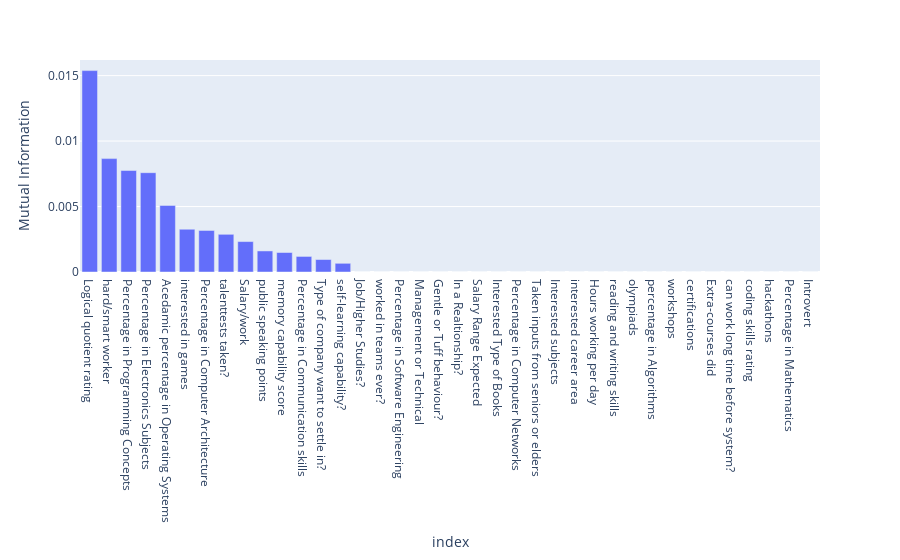

Here is the notebook cell this chart was saved with:
### Code cell
fig =px.bar(mutual_info_dataframe, x=mutual_info_dataframe.index,y='Mutual Information')
fig.show()

### Figure 1 — Plotly figure (JSON) as saved in the notebook; plotly's stock layout.template omitted (floating-point values rounded to 4 significant figures)
{"data": [{"alignmentgroup": "True", "hovertemplate": "index=%{x}<br>Mutual Information=%{y}<extra></extra>", "legendgroup": "", "marker": {"color": "#636efa", "pattern": {"shape": ""}}, "name": "", "offsetgroup": "", "orientation": "v", "showlegend": false, "textposition": "auto", "type": "bar", "x": ["Logical quotient rating", "hard/smart worker", "Percentage in Programming Concepts", "Percentage in Electronics Subjects", "Acedamic percentage in Operating Systems", "interested in games", "Percentage in Computer Architecture", "talenttests taken?", "Salary/work", "public speaking points", "memory capability score", "Percentage in Communication skills", "Type of company want to settle in?", "self-learning capability?", "Job/Higher Studies?", "worked in teams ever?", "Percentage in Software Engineering", "Management or Technical", "Gentle or Tuff behaviour?", "In a Realtionship?", "Salary Range Expected", "Interested Type of Books", "Percentage in Computer Networks", "Taken inputs from seniors or elders", "Interested subjects", "interested career area ", "Hours working per day", "reading and writing skills", "olympiads", "percentage in Algorithms", "workshops", "certifications", "Extra-courses did", "can work long time before system?", "coding skills rating", "hackathons", "Percentage in Mathematics", "Introvert"], "xaxis": "x", "y": [0.01538, 0.008659, 0.00775, 0.007586, 0.005084, 0.003266, 0.003172, 0.002879, 0.002324, 0.001608, 0.001489, 0.001189, 0.0009528, 0.0006638, 0, 0, 0, 0, 0, 0, 0, 0, 0, 0, 0, 0, 0, 0, 0, 0, 0, 0, 0, 0, 0, 0, 0, 0], "yaxis": "y"}], "layout": {"barmode": "relative", "legend": {"tracegroupgap": 0}, "margin": {"t": 60}, "xaxis": {"anchor": "y", "domain": [0, 1], "title": {"text": "index"}}, "yaxis": {"anchor": "x", "domain": [0, 1], "title": {"text": "Mutual Information"}}}}
